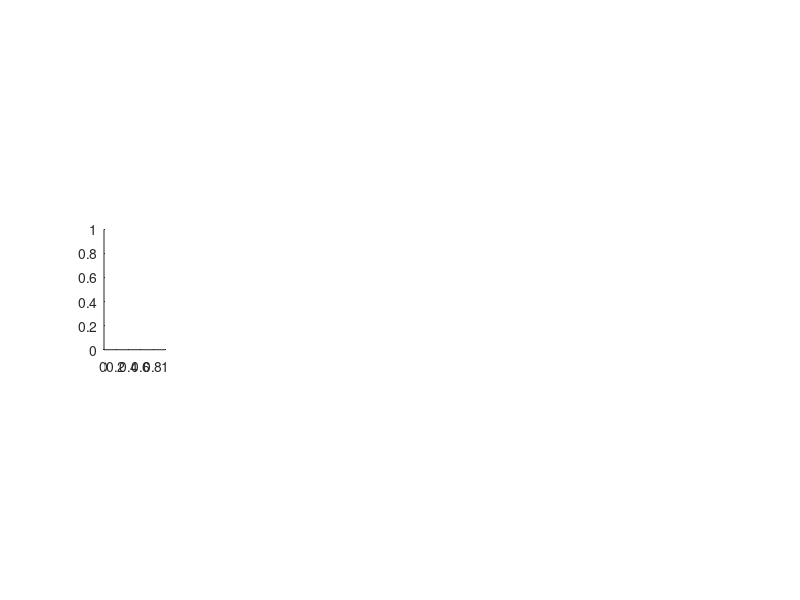

Reproduce this figure in MATLAB. (Note: this script raises an error after producing the figure.)
% new drift borders analysis

clear
close all

binS=10;
% what sub data do I want?
shape='all'; % 'all' 'circle' 'parallelog' 'square' 'triangle' 'rectangle'
session='all'; % 'all' '1';
trial='all';% 'all' '1.mat';
coreectORwrong='c'; %'all' 'c' 'w';
cal=0;

%general parameters:
res=0.01;% 0.01 sec
screen_dis=1;% meter
PIXEL2METER=0.000264583;
doPlot=0; %for sacDiffAmos
analogs={'B', 'S'};%{'B', 'NB'};
colors={'b', 'm'};

for analog_i=1:2 %1:2
    analog=analogs{1,analog_i};
    nameOfFile=[shape 'Shape' analog 'Analog' session 'Session' trial 'Trial' coreectORwrong 'Answer'];
    nameOfFile(regexp(nameOfFile,'[.]'))=[];
    if strcmp(analog,'B') || strcmp(analog,'NB')
        analogType='B';
    else if strcmp(analog,'S') || strcmp(analog,'NS')
            analogType='S';
        end
    end
    allSub_Strait=0;
    allSub_Circle=0;
    allSub_Other=0;
    allSub_Strait_notB=0;
    allSub_Circle_notB=0;
    allSub_Other_notB=0;
    
    allCircle_notB=0;
    allOther_notB=0;
    allStrait_notB=0;
    allCircle=0;
    allOther=0;
    allStrait=0;
    
    t_allSub_Strait=0;
    t_allSub_Circle=0;
    t_allSub_Other=0;
    t_allSub_Strait_notB=0;
    t_allSub_Circle_notB=0;
    t_allSub_Other_notB=0;
    
    t_allCircle_notB=0;
    t_allOther_notB=0;
    t_allStrait_notB=0;
    t_allCircle=0;
    t_allOther=0;
    t_allStrait=0;
    
    sub_i=0;
    for subjects= {'LB','LS','SM','RW','AS','ALL'} %,'LB','LS' ,'AS' ,'RW','SM'
        sub_i=sub_i+1;
        if strcmp(subjects,'ALL')==0
            Strait=0;
            Circle=0;
            Other=0;
            Strait_notB=0;
            Circle_notB=0;
            Other_notB=0;
            
            t_Strait=0;
            t_Circle=0;
            t_Other=0;
            t_Strait_notB=0;
            t_Circle_notB=0;
            t_Other_notB=0;
            
            t=0;
            labeled_saccade_vecs={};
            f=fullfile('C:\Users\bnapp\Documents\tunnelledVisionPaper\analyzing\cleanedData\', subjects);
            files = dir(f{1,1});
            for file = files'
                if strcmp(file.name,'.')==0 && strcmp(file.name,'..')==0
                    currFile = load(file.name);
                    % shape
                    if  strcmp(shape,'all')==1 || strcmp(currFile.myimgfiles{1,1}{1,1},shape)
                        % correct\wrong only
                        if  strcmp(coreectORwrong,'all')==1 || ((strcmp(coreectORwrong,'c') && max(currFile.iscorrects{1,1})==1 ) || (strcmp(coreectORwrong,'w') && max(currFile.iscorrects{1,1})==0 ))
                            % analog type
                            if  strcmp(analog,'all')==1 || strcmp(file.name(4),analog(1))
                                if  length(analog)==2
                                    if strcmp(analogType,'B')
                                        session=[1,3];
                                    else if strcmp(analogType,'S')
                                            session=[2,4];
                                        end
                                    end
                                end
                                % session number
                                if  strcmp(session,'all')==1 || strcmp(file.name(5),num2str(session(1))) || strcmp(file.name(5),num2str(session(2)))
                                    % trial number
                                    if  strcmp(trial,'all')==1 || strcmp(file.name(7:end),trial)
                                        
                                        %here come the main analysis:
                                        fileName=file.name(1:5);
                                        sessionNum=str2num(file.name(7:length(file.name)-4));
                                        picName=shape; %'circle' 'triangle' etc
                                        [imdatas,chan_h_pix,chan_v_pix,chan_h, chan_v,saccade_vec, ~] =sacDiffAmos(cal,fileName,sessionNum,picName,doPlot);
                                        
                                        if ~isempty(find(saccade_vec{1,1}))
                                            notB_driftAngels=[];
                                            rel_bordersAngels=[];
                                            rel_saccAngels=[];
                                            rel_driftAngels=[];
                                            angleBetweenBorderDrift=[];
                                            angleBetweenSaccDrift=[];
                                            t=t+1;
                                            [row ,col]=find(saccade_vec{1,1});
                                            last=col(end);
                                            saccade_vec=saccade_vec{1,1}(:,1:last);
                                            XY_vec_pix=[chan_h_pix;chan_v_pix];
                                            XY_vec_deg=[chan_h;chan_v];
                                            imdata=imdatas{1};
                                            
                                            % 5. saccades - row 4(BIG)
                                            [labeled_saccade_vec,sacc_time_ms,sacc_amp_degrees,sacc_vel_deg2sec,sacc_maxvel_deg2sec]=typeOfSaccade(saccade_vec,XY_vec_pix,XY_vec_deg,imdata,res,analogType);                                        % 6. drifts -  row 5
                                            [labeled_saccade_vec,drift_time_ms,drift_dist_degrees,drift_amp_degrees,drift_vel_deg2sec]=drifts(labeled_saccade_vec,XY_vec_deg,XY_vec_pix,res,imdata,analogType);
                                            
                                            labeled_saccade_vecs{t}=labeled_saccade_vec;
                                            % saving only strait border drifts:
                                            if  size(labeled_saccade_vec,2)>2 && size(labeled_saccade_vec,1)>9
                                                
                                                Strait_notB_i=intersect(find(labeled_saccade_vec(4,:)==1),find(labeled_saccade_vec(9,:)==0));
                                                Strait_notB=drift_vel_deg2sec(Strait_notB_i);
                                                Circle_notB_i=intersect(find(labeled_saccade_vec(4,:)==2),find(labeled_saccade_vec(9,:)==0));
                                                Circle_notB=drift_vel_deg2sec(Circle_notB_i);
                                                Other_notB_i=intersect(find(labeled_saccade_vec(4,:)==3),find(labeled_saccade_vec(9,:)==0));
                                                Other_notB=drift_vel_deg2sec(Other_notB_i);
                                                
                                                Strait_B_i=intersect(find(labeled_saccade_vec(4,:)==1),find(labeled_saccade_vec(9,:)==1));
                                                Strait_B=drift_vel_deg2sec(Strait_B_i);
                                                Circle_B_i=intersect(find(labeled_saccade_vec(4,:)==2),find(labeled_saccade_vec(9,:)==1));
                                                Circle_B=drift_vel_deg2sec(Circle_B_i);
                                                Other_B_i=intersect(find(labeled_saccade_vec(4,:)==3),find(labeled_saccade_vec(9,:)==1));
                                                Other_B=drift_vel_deg2sec(Other_B_i);
                                                
                                                t_Strait_notB=drift_time_ms(Strait_notB_i);
                                                t_Circle_notB=drift_time_ms(Circle_notB_i);
                                                t_Other_notB=drift_time_ms(Other_notB_i);
                                                
                                                t_Strait_B=drift_time_ms(Strait_B_i);
                                                t_Circle_B=drift_time_ms(Circle_B_i);
                                                t_Other_B=drift_time_ms(Other_B_i);
                                                
                                            end
                                            allCircle=[allCircle Circle_B];
                                            allOther=[allOther Other_B];
                                            allStrait=[allStrait Strait_B];
                                            allCircle_notB=[allCircle_notB Circle_notB];
                                            allOther_notB=[allOther_notB Other_notB];
                                            allStrait_notB=[allStrait_notB Strait_notB];
                                            
                                            t_allCircle=[t_allCircle t_Circle_B];
                                            t_allOther=[t_allOther t_Other_B];
                                            t_allStrait=[t_allStrait t_Strait_B];
                                            t_allCircle_notB=[t_allCircle_notB t_Circle_notB];
                                            t_allOther_notB=[t_allOther_notB t_Other_notB];
                                            t_allStrait_notB=[t_allStrait_notB t_Strait_notB];
                                        end
                                    end
                                end
                            end
                        end
                    end
                    
                end
            end
            t_allSub_Other=[t_allSub_Other t_allOther];
            t_allSub_Circle=[t_allSub_Circle t_allCircle];
            t_allSub_Strait=[t_allSub_Strait t_allStrait];
            t_allSub_Other_notB=[t_allSub_Other_notB t_allOther_notB];
            t_allSub_Circle_notB=[t_allSub_Circle_notB t_allCircle_notB];
            t_allSub_Strait_notB=[t_allSub_Strait_notB t_allStrait_notB];
            
            allSub_Other=[allSub_Other allOther];
            allSub_Circle=[allSub_Circle allCircle];
            allSub_Strait=[allSub_Strait allStrait];
            allSub_Other_notB=[allSub_Other_notB allOther_notB];
            allSub_Circle_notB=[allSub_Circle_notB allCircle_notB];
            allSub_Strait_notB=[allSub_Strait_notB allStrait_notB];
            
        else
            t_allOther= t_allSub_Other;
            t_allCircle=t_allSub_Circle;
            t_allStrait=t_allSub_Strait;
            t_allOther_notB=t_allSub_Other_notB;
            t_allCircle_notB=t_allSub_Circle_notB;
            t_allStrait_notB=t_allSub_Strait_notB;
            
            allOther= allSub_Other;
            allCircle=allSub_Circle;
            allStrait=allSub_Strait;
            allOther_notB=allSub_Other_notB;
            allCircle_notB=allSub_Circle_notB;
            allStrait_notB=allSub_Strait_notB;
        end
        
        %% velocity
        histB=1;%1
        vel_borders=[allOther allCircle allStrait];
        vel_Notborders=[allOther_notB allCircle_notB allStrait_notB];
        %         borders_median=median(vel_borders);
        %         borders_iqr=iqr(vel_borders);
        %         Notborders_median=median(vel_Notborders);
        %         Notborders_iqr=iqr(vel_Notborders);
        %         borders_median=median(vel_borders);
        %         borders_iqr=ste(vel_borders);
        %         Notborders_median=median(vel_Notborders);
        %         Notborders_iqr=ste(vel_Notborders);
        
        figure(1)
        subplot(3,6,sub_i+6*mod(analog_i,2))
        hold all
        
        figure(99)
        h1=histogram(vel_borders,0:histB:20,'Normalization','probability','FaceColor','c');
        yy1=smooth(h1.BinCounts./sum(h1.BinCounts));
        h2=histogram(vel_Notborders,0:histB:20,'Normalization','probability','FaceColor','b');
        yy2=smooth(h2.BinCounts./sum(h2.BinCounts));
        close(99)
        
        figure(1)
        plot(0:histB:20-histB,yy1,'k')
        plot(0:histB:20-histB,yy2,colors{analog_i})
        
        plot( median(vel_borders)*[1,1,1,1,1], 0:0.1:0.4,'k--')
        text(0.5,0.19,num2str(round(median(vel_borders),2)),'Color','black','FontSize',20);
        plot( median(vel_Notborders)*[1,1,1,1,1], 0:0.1:0.4,[colors{analog_i} '--'])
        text(0.5,0.16,num2str(round(median(vel_Notborders),2)),'Color',colors{analog_i},'FontSize',20);
        axis([ 0 10 0 0.25]);
        xlabel('Vel [deg/sec]','FontSize',20)
        title(subjects)
        
        if sub_i==6
            legend('Border','Not-border')
        end
        if sub_i==1
            ylabel(analog,'FontSize',20)
        end
        
        curr_p=ranksum(vel_borders,vel_Notborders);
        p(analog_i,sub_i)=curr_p;
        if curr_p<0.05
            text(( median(vel_borders)+median(vel_Notborders))/2-0.4,0.20,'*','FontSize',25)
        end
        
        % time:
        histB=50;
        t_borders=[t_allOther t_allCircle t_allStrait];
        t_Notborders=[t_allOther_notB t_allCircle_notB t_allStrait_notB];
        %         borders_median=median(vel_borders);
        %         borders_iqr=iqr(vel_borders);
        %         Notborders_median=median(vel_Notborders);
        %         Notborders_iqr=iqr(vel_Notborders);
        %         borders_median=median(vel_borders);
        %         borders_iqr=ste(vel_borders);
        %         Notborders_median=median(vel_Notborders);
        %         Notborders_iqr=ste(vel_Notborders);
        
        figure(2)
        subplot(2,6,sub_i+6*mod(analog_i,2))
        hold all
        
        figure(99)
        h1=histogram(t_borders,0:histB:1000,'Normalization','probability','FaceColor','c');
        yy1=smooth(h1.BinCounts./sum(h1.BinCounts));
        h2=histogram(t_Notborders,0:histB:1000,'Normalization','probability','FaceColor','b');
        yy2=smooth(h2.BinCounts./sum(h2.BinCounts));
        close(99)
        
        figure(2)
        plot(0:histB:1000-histB,yy1,'k')
        plot(0:histB:1000-histB,yy2,colors{analog_i})
        
        plot( median(t_borders)*[1,1,1,1,1], 0:0.1:0.4,'k--')
        text(0.5,0.19,num2str(round(median(t_borders),2)),'Color','black','FontSize',20);
        plot( median(t_Notborders)*[1,1,1,1,1], 0:0.1:0.4,[colors{analog_i} '--'])
        text(0.5,0.16,num2str(round(median(t_Notborders),2)),'Color',colors{analog_i},'FontSize',20);
        axis([ 0 1000 0 0.2]);
        xlabel('Duration [ms]','FontSize',20)
        title(subjects)
        
        if sub_i==6
            legend('Border','Not-border')
        end
        if sub_i==1
            ylabel(analog,'FontSize',20)
        end
        
        %%
        curr_p=ranksum(t_borders,t_Notborders);
        p(analog_i,sub_i)=curr_p;
        if curr_p<0.05
            text(( median(t_borders)+median(t_Notborders))/2-0.4,0.15,'*','FontSize',25)
        end
        
        figure(11)
        subplot(4,6,sub_i+6*mod(analog_i,2)+12)
        hold on
        plot(t_Notborders(t_Notborders~=0),vel_Notborders(t_Notborders~=0),['.' colors{analog_i}])
        plot(t_borders(t_borders~=0),vel_borders(t_borders~=0),'.k')
        varN=round(var(vel_Notborders(t_Notborders<500)),1);
        varB=round(var(vel_borders(t_borders<500)),1);
        
        xlabel('Duration [ms]','FontSize', 20)
        if strcmp(subjects,'ALL')
            leg=legend(['Var(d<500)=' num2str(varN)],['Var(d<500)=' num2str(varB)]);
            set(leg,'FontSize',15,'Position',[0.8790    0.2063    0.0896    0.0551]);
            legend boxoff
            %     rectangle('Position',[-100 9 550 8],'Curvature',[1 1],'EdgeColor','g','LineWidth',3);
        end
        if sub_i==1
            ylabel('Drift Vel [deg/sec]','FontSize', 20)
        else
            ylabel([])
        end
        axis([ 0 2000 0 20]);
        set(gca,'box','off')
    end
end